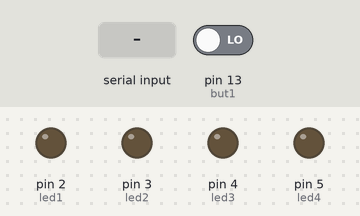
Bench run of a sketch on a simulated Arduino Uno, built with avr-gcc and run on an emulated ATmega328P. Shown: output pins drawn as LEDs (lit = HIGH). The inputs (shaded band) are chosen by the test bench; at power-on: pin 13 (but1) LOW. Pins used as bus, display or sensor lines are not drawn; what the sketch prints to the serial monitor is not drawn.

Above: at 1.2 s.
1.3 s: "Player 1\n" received over Serial
At 1.6 s:
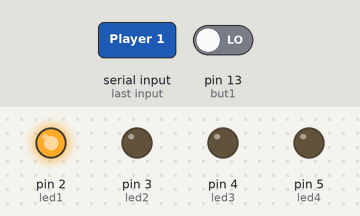
5.8 s: pin 13 (but1) driven LOW
Timing chart, 0 to 8.8 s (numbered marks = the images above; inputs shaded):
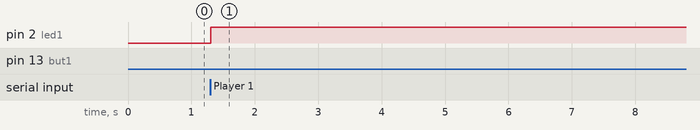

Measured:
- after the input at 1.3 s, pin 2 (led1): LOW → HIGH at once

The sketch:

BuzzerArduino.ino
```cpp
int but1 = 13;
int but2 = 12;
int but3 = 11;
int but4 = 10;
int buttonState = 0;
int incomingByte = 6;
int reset = 7;

int led1 = 2;
int led2 = 3;
int led3 = 4;
int led4 = 5;

void setup() {
  // put your setup code here, to run once:
digitalWrite(reset, HIGH);
pinMode(but1, INPUT);
pinMode(but2, INPUT);
pinMode(but3, INPUT);
pinMode(but4, INPUT);
pinMode(led1, OUTPUT);
pinMode(led2, OUTPUT);
pinMode(led3, OUTPUT);
pinMode(led4, OUTPUT);
pinMode(reset, OUTPUT);

Serial.begin(9600);


}

void loop() {
  // put your main code here, to run repeatedly:

      do{
      if (Serial.available() > 0) {
    // read the incoming byte:
    incomingByte = Serial.read();
    }

   }while(incomingByte == 6);

  if (digitalRead(but1) == LOW)
  {
    //Serial.println("Player 1");
    Serial.write(1);
    digitalWrite(led1, HIGH);
    delay(5000);
    Serial.write(5);
    digitalWrite(led1, LOW);
    incomingByte = 6;
  }else if (digitalRead(but2) == LOW){
    //Serial.println("Player 2");
    Serial.write(2);
    digitalWrite(led2, HIGH);
    delay(5000);
    Serial.write(5);
    digitalWrite(led2, LOW);
    incomingByte = 6;
  }else if (digitalRead(but3) == LOW){
    //Serial.println("Player 3");
    Serial.write(3);
    digitalWrite(led3, HIGH);
    delay(5000);
    Serial.write(5);
    digitalWrite(led3, LOW);
    incomingByte = 6;
  }else if (digitalRead(but4) == LOW)
  {
    //Serial.println("Player 4");
    Serial.write(4);
    digitalWrite(led4, HIGH);
    delay(5000);
    Serial.write(5);
    digitalWrite(led4, LOW);
    incomingByte = 6;
  }else
  {
    //Serial.println("End");
  }


}
```
